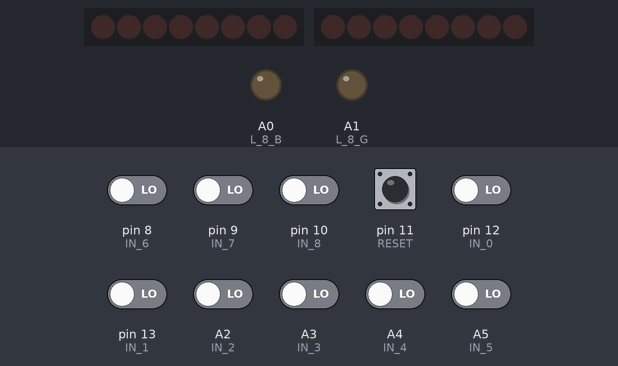
A sketch run on a simulated Arduino Uno, built with avr-gcc and run on an emulated ATmega328P. Shown: 2 × 8 shift-register outputs drawn as a row of LEDs (first output left, lit = HIGH), output pins drawn as LEDs (lit = HIGH). Wiring (inferred from the names in the program): 2 × shift register (74HC595): data pin 2, shift clock pin 4, latch pin 6 / data pin 5, shift clock pin 7, latch pin 3. Wiring (inferred from the signals the program sends): 2 × row of LEDs: on Q0, Q1, Q2, Q3, Q4, Q5, Q6, Q7 / on Q0, Q1, Q2, Q3, Q4, Q5, Q6, Q7. The inputs (shaded band) are chosen by the test bench; at power-on: A2 (IN_2), A3 (IN_3), A4 (IN_4), A5 (IN_5), pin 8 (IN_6), pin 9 (IN_7), pin 10 (IN_8), pin 11 (RESET), pin 12 (IN_0), pin 13 (IN_1) LOW. Random numbers use the default seed unless the sketch sets one; pins used as bus, display or sensor lines are not drawn.

Above: at 1.2 s.
1.3 s: pin 11 (RESET) pulled HIGH for 0.15 s
At 3.9 s:
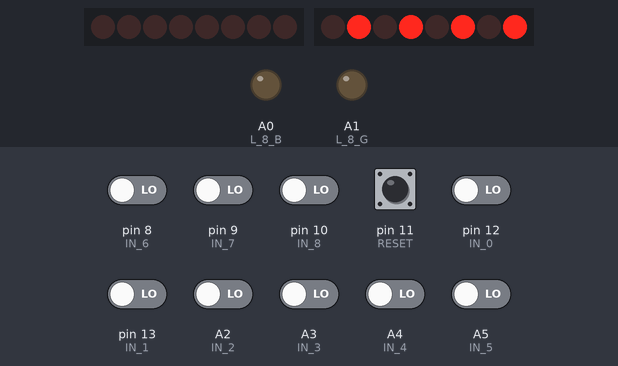
4.3 s: pin 8 (IN_6) driven HIGH
At 5.9 s:
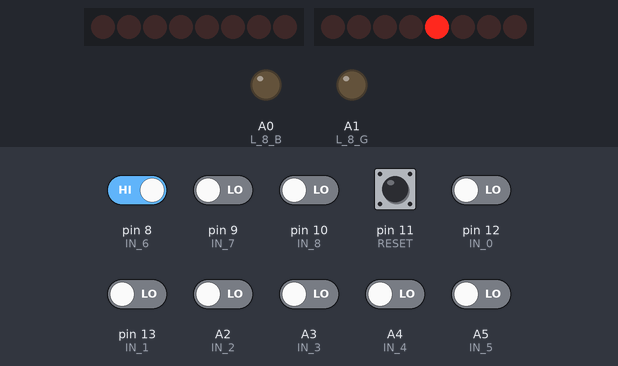
6.5 s: pin 9 (IN_7) driven HIGH
At 7.6 s:
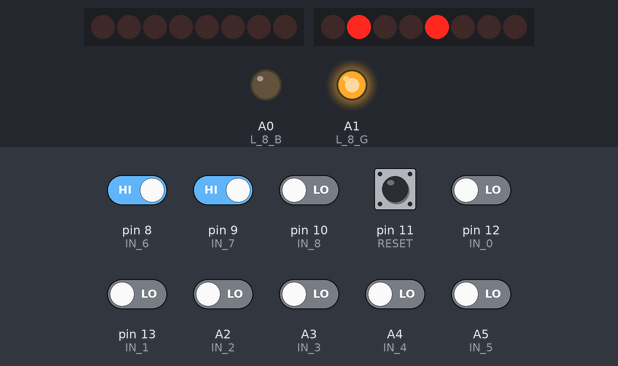
8.8 s: pin 12 (IN_0) driven HIGH
At 10.2 s:
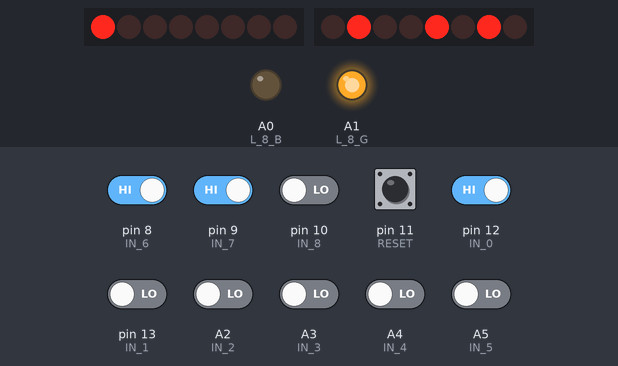
10.6 s: pin 13 (IN_1) driven HIGH
At 12.3 s:
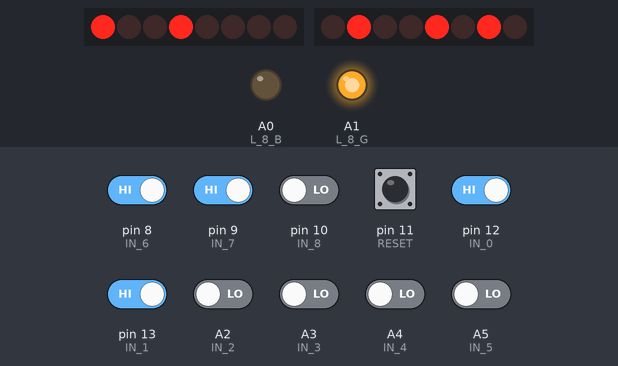
13.3 s: A3 (IN_3) driven HIGH
At 16.1 s:
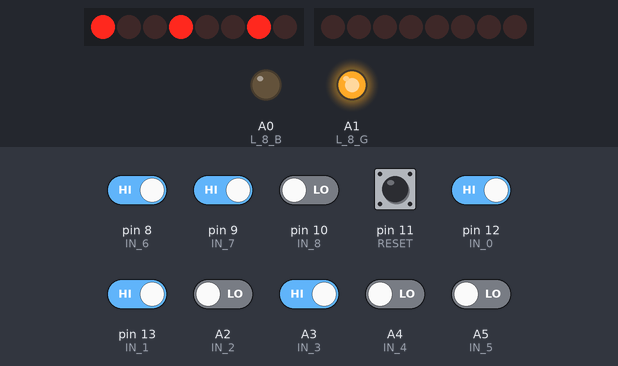
Timing chart, 0 to 17.3 s (numbered marks = the images above; inputs shaded):
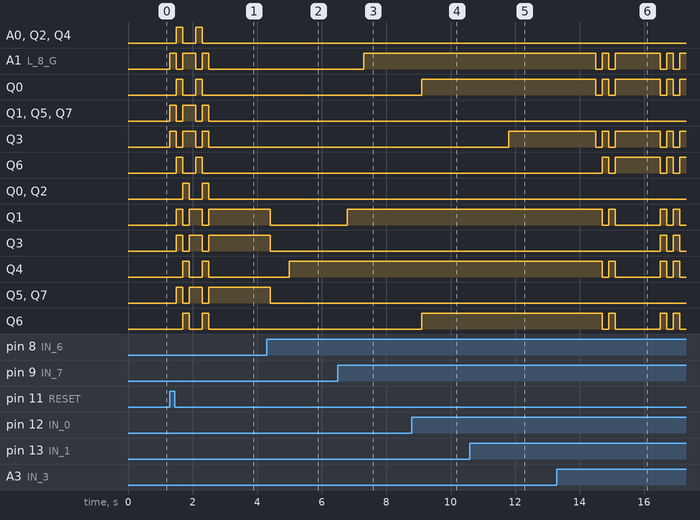

Measured:
- after the input at 1.3 s, A0 (L_8_B): alternates HIGH for 0.20 s and LOW for 0.40 s, 4 changes in all, then stays LOW, starting after 0.20 s; A1 (L_8_G): goes HIGH 0.20 s, LOW 0.20 s, HIGH 0.40 s, LOW 0.20 s, HIGH 0.20 s, then LOW, starting at once
- after the input at 4.3 s, Q1, Q3, Q5, Q7: HIGH → LOW after 0.10 s; Q4: LOW → HIGH after 0.70 s
- after the input at 6.5 s, A1 (L_8_G): LOW → HIGH after 0.80 s; Q1: LOW → HIGH after 0.30 s
- after the input at 8.8 s, Q0, Q6: LOW → HIGH after 0.31 s
- after the input at 10.6 s, Q3: LOW → HIGH after 1.2 s
- after the input at 13.3 s, A1 (L_8_G), Q0: HIGH → LOW after 1.2 s, → HIGH 0.20 s later, → LOW 0.20 s later, → HIGH 0.20 s later, … (8 changes in this stretch)

The sketch:

jogo_da_velha_arduino1.ino
```cpp
/*===Primeiro CI 74HC595===*/
#define CLK_1   4
#define	LATCH_1 3
#define DATA_1  2
/*=========================*/

/*===Segundo CI 74HC595===*/
#define CLK_2   7
#define	LATCH_2 6
#define DATA_2  5
/*=========================*/

/*==Último LED RGB==*/
#define L_8_B A0
#define L_8_G A1
/*==================*/

/*===Entrada dos botões===*/
#define IN_0  12
#define IN_1  13
#define IN_2  A2
#define IN_3  A3
#define IN_4  A4
#define IN_5  A5
#define IN_6   8
#define IN_7   9
#define IN_8  10
#define RESET 11
/*=========================*/


/*========Protótipo das funções========*/
byte rowColumnToValue(byte,byte);
bool ganhou_linha(byte,byte);
bool ganhou_coluna(byte,byte);
bool ganhou_dig_principal(byte);
bool ganhou_dig_secundaria(byte);
void reset_leds();
void piscar_reset();
void ligar_led(byte);
void verificar_ganhador();
void carregarLedsLigados();
void piscar(byte,byte,byte,byte);
void aux_piscar(byte,byte,byte,byte);
void valueToRowColumn(byte,byte*,byte*);
void atualizaPontuacoes();
/*=====================================*/


/*========Variáveis e constantes========*/
int valueIn;
bool player1;
bool ganhou;
byte value1=0, value2=0;
byte matriz[3][3] = {{0,0,0}, {0,0,0}, {0,0,0}};
const byte  blue[4] = {0b10000000, 0b00100000, 0b00001000, 0b00000010};
const byte green[4] = {0b01000000, 0b00010000, 0b00000100, 0b00000001};


int pontuacao_p1;
int pontuacao_p2;
/*======================================*/


void setup(){
  	player1 = true;
  	ganhou = false;

  	pontuacao_p1 = 0;
  	pontuacao_p2 = 0;


  	Serial.begin(9600);
	pinMode(IN_0,  INPUT);
  	pinMode(IN_1,  INPUT);
  	pinMode(IN_2,  INPUT);
  	pinMode(IN_3,  INPUT);
  	pinMode(IN_4,  INPUT);
  	pinMode(IN_5,  INPUT);
  	pinMode(IN_6,  INPUT);
  	pinMode(IN_7,  INPUT);
  	pinMode(IN_8,  INPUT);
  	pinMode(RESET, INPUT);
  	pinMode(L_8_B,   OUTPUT);
  	pinMode(L_8_G,   OUTPUT);
  	pinMode(CLK_1,   OUTPUT);
  	pinMode(CLK_2,   OUTPUT);
  	pinMode(LATCH_1, OUTPUT);
  	pinMode(LATCH_2, OUTPUT);
  	pinMode(DATA_1,  OUTPUT);
  	pinMode(DATA_2,  OUTPUT);
}

void loop(){
  	if((valueIn = digitalRead(RESET)) == HIGH){
  		reset_leds(); delay(500);
  	}
  	if((valueIn = digitalRead(IN_0)) == HIGH && !ganhou){
  		ligar_led(0); delay(500);
  	}
  	if((valueIn = digitalRead(IN_1)) == HIGH && !ganhou){
  		ligar_led(1); delay(500);
  	}
  	if((valueIn = digitalRead(IN_2)) == HIGH && !ganhou){
  		ligar_led(2); delay(500);
  	}
  	if((valueIn = digitalRead(IN_3)) == HIGH && !ganhou){
  		ligar_led(3); delay(500);
  	}
  	if((valueIn = digitalRead(IN_4)) == HIGH && !ganhou){
  		ligar_led(4); delay(500);
  	}
  	if((valueIn = digitalRead(IN_5)) == HIGH && !ganhou){
  		ligar_led(5); delay(500);
  	}
  	if((valueIn = digitalRead(IN_6)) == HIGH && !ganhou){
  		ligar_led(6); delay(500);
  	}
  	if((valueIn = digitalRead(IN_7)) == HIGH && !ganhou){
  		ligar_led(7); delay(500);
  	}
  	if((valueIn = digitalRead(IN_8)) == HIGH && !ganhou){
  		ligar_led(8); delay(500);
  	}
  	if(!player1){
      ligar_led( random(0, 3) + random(0, 3)*3 );
      delay(500);
    }
  	delay(100);
}

byte rowColumnToValue(byte linha, byte coluna){
	byte soma=0;
  	for(int i=0 ; i<3 ; i++)
      for(int j=0 ; j<3 ; j++)
      	if(i==linha && j==coluna) return soma;
      	else soma++;
}

void valueToRowColumn(byte value, byte* linha, byte* coluna){
  	switch(value){
  		case 0: *linha=0; *coluna=0; break;
      	case 1: *linha=0; *coluna=1; break;
      	case 2: *linha=0; *coluna=2; break;
      	case 3: *linha=1; *coluna=0; break;
      	case 4: *linha=1; *coluna=1; break;
      	case 5: *linha=1; *coluna=2; break;
      	case 6: *linha=2; *coluna=0; break;
      	case 7: *linha=2; *coluna=1; break;
      	case 8: *linha=2; *coluna=2; break;
  	}
}

void carregarLedsLigados(){
  	/* carrega os dados para o primeiro ci 74hc595 */
  	for(int j=0 ; j<3 ; j++){
      if(player1 && matriz[0][j] == 1)
      	value1 = value1 | blue[j];
      else if(!player1 && matriz[0][j] == 2)
        	value1 = value1 | green[j];
    }
     if(player1 && matriz[1][0] == 1)
      	value1 = value1 | blue[3];
     else if(!player1 && matriz[1][0] == 2)
       		value1 = value1 | green[3];
    /* ------------------------------------------- */
    /* carrega os dados para o segundo ci 74hc595  */
     for(int j=1 ; j<3 ; j++){
     	if(player1 && matriz[1][j] == 1)
          value2 = value2 | blue[j-1];
       	else if (!player1 && matriz[1][j] == 2)
          		value2 = value2 | green[j-1];
     }
  	 for(int j=0 ; j<2 ; j++){
     	if(player1 && matriz[2][j] == 1)
          value2 = value2 | blue[j+2];
       	else if (!player1 && matriz[2][j] == 2)
          		value2 = value2 | green[j+2];
     }
    /* ------------------------------------------- */
}

void ligar_led(byte led){
  	byte linha, coluna;
  	valueToRowColumn(led, &linha, &coluna);
  	if(matriz[linha][coluna] != 0) return;
  	if(player1) matriz[linha][coluna] = 1;
  	else matriz[linha][coluna] = 2;
  	if(led == 8){
      if(player1) analogWrite(L_8_B, 255);
      else analogWrite(L_8_G, 255);
	  goto EXIT;
  	}
  	carregarLedsLigados(); delay(100);
    shiftOut(DATA_1, CLK_1, LSBFIRST, value1);
  	digitalWrite(LATCH_1, LOW);
  	digitalWrite(LATCH_1, HIGH);
  	digitalWrite(LATCH_1, LOW);
	shiftOut(DATA_2, CLK_2, LSBFIRST, value2);
  	digitalWrite(LATCH_2, LOW);
  	digitalWrite(LATCH_2, HIGH);
  	digitalWrite(LATCH_2, LOW);
EXIT:
  	verificar_ganhador();
  	player1 = !player1;
}

void reset_leds(){
  	memset(matriz,0,9);
  	player1 = true;
  	ganhou = false;
  	value1 = 0b00000000;
  	value2 = 0b00000000;
  	piscar_reset(); piscar_reset();
    shiftOut(DATA_1, CLK_1, LSBFIRST, value1);
  	digitalWrite(LATCH_1, LOW);
  	digitalWrite(LATCH_1, HIGH);
  	digitalWrite(LATCH_1, LOW);
  	shiftOut(DATA_2, CLK_2, LSBFIRST, value2);
  	digitalWrite(LATCH_2, LOW);
  	digitalWrite(LATCH_2, HIGH);
  	digitalWrite(LATCH_2, LOW);
  	analogWrite(L_8_B, 0);
  	analogWrite(L_8_G, 0);
}

void piscar(byte ci1, byte ci2, byte blue, byte green){
  	aux_piscar(0b00000000, 0b00000000, 0, 0);
  	delay(200);
 	aux_piscar(ci1, ci2, blue, green);
  	delay(200);
  	aux_piscar(0b00000000, 0b00000000, 0, 0);
  	delay(200);
 	aux_piscar(ci1, ci2, blue, green);
  	delay(200);
}

void aux_piscar(byte ci1, byte ci2, byte blue, byte green){
	shiftOut(DATA_1, CLK_1, LSBFIRST, ci1);
    digitalWrite(LATCH_1, LOW);
  	digitalWrite(LATCH_1, HIGH);
  	digitalWrite(LATCH_1, LOW);
  	shiftOut(DATA_2, CLK_2, LSBFIRST, ci2);
  	digitalWrite(LATCH_2, LOW);
  	digitalWrite(LATCH_2, HIGH);
  	digitalWrite(LATCH_2, LOW);
  	analogWrite(L_8_B, blue);
  	analogWrite(L_8_G, green);
}

void piscar_reset(){
	aux_piscar(0b01010101, 0b01010101, 0, 255);
  	delay(200);
 	aux_piscar(0b10101010, 0b10101010, 255, 0);
  	delay(200);
  	aux_piscar(0b01010101, 0b01010101, 0, 255);
  	delay(200);
}

bool ganhou_linha(byte linha, byte player){
  	byte soma=0;
  	for(int i=0 ; i<3 ; i++)
    	if(matriz[linha][i] == player) soma++;
  	return (soma == 3);
}

bool ganhou_coluna(byte coluna, byte player){
  	byte soma=0;
  	for(int i=0 ; i<3 ; i++)
    	if(matriz[i][coluna] == player) soma++;
  	return (soma == 3);
}

bool ganhou_dig_principal(byte player){
  	byte soma=0;
	for(int i=0 ; i<3 ; i++)
      for(int j=0 ; j<3 ; j++)
      	if(i == j && matriz[i][j] == player) soma++;
    return (soma == 3);
}

bool ganhou_dig_secundaria(byte player){
  	byte soma=0;
	for(int i=0 ; i<3 ; i++)
      for(int j=0 ; j<3 ; j++)
      	if((i+j) == 2 && matriz[i][j] == player) soma++;
    return (soma == 3);
}

void verificar_ganhador() {
  	byte aux1, aux2;
  	byte led_8_b = matriz[2][2]==1? 255 : 0;
  	byte led_8_g = matriz[2][2]==2? 255 : 0;
  	if(ganhou_linha(0, 1)) {
      	ganhou = true;
      	aux1 = 0b00000011 & value1;
      	aux1 = aux1 | 0b10101000;
  		piscar(aux1, value2, led_8_b, led_8_g);
  	}
    if(ganhou_linha(0, 2)) {
      	ganhou = true;
      	aux1 = 0b00000011 & value1;
      	aux1 = aux1 | 0b01010100;
  		piscar(aux1, value2, led_8_b, led_8_g);
    }
  	if(ganhou_linha(1, 1)) {
      	ganhou = true;
      	aux1 = 0b11111100 & value1;
      	aux1 = aux1 | 0b00000010;
      	aux2 = 0b00001111 & value2;
      	aux2 = aux2 | 0b10100000;
  		piscar(aux1, aux2, led_8_b, led_8_g);
  	}
  	if(ganhou_linha(1, 2)) {
      	ganhou = true;
      	aux1 = 0b11111100 & value1;
      	aux2 = 0b00001111 & value2;
      	aux1 = aux1 | 0b00000001;
      	aux2 = aux2 | 0b01010000;
  		piscar(aux1, aux2, led_8_b, led_8_g);
  	}
  	if(ganhou_linha(2, 1)) {
      	ganhou = true;
      	aux1 = 0b11110000 & value2;
      	aux1 = aux1 | 0b00001010;
  		piscar(value1, value2, led_8_b, led_8_g);
  	}
  	if(ganhou_linha(2, 2)) {
      	ganhou = true;
      	aux1 = 0b11110000 & value2;
      	aux1 = aux1 | 0b00000101;
  		piscar(value1, value2, led_8_b, led_8_g);
  	}
  	if(ganhou_coluna(0, 1)){
      	ganhou = true;
      	aux1 = 0b00111100 & value1;
      	aux2 = 0b11110011 & value2;
      	aux1 = aux1 | 0b10000010;
      	aux2 = aux2 | 0b00001000;
      	piscar(aux1, aux2, led_8_b, led_8_g);
    }
  	if(ganhou_coluna(0, 2)){
      	ganhou = true;
      	aux1 = 0b00111100 & value1;
      	aux2 = 0b11110011 & value2;
      	aux1 = aux1 | 0b01000001;
      	aux2 = aux2 | 0b00000100;
      	piscar(aux1, aux2, led_8_b, led_8_g);
    }
  	if(ganhou_coluna(1, 1)){
      	ganhou = true;
      	aux1 = 0b11001111 & value1;
      	aux2 = 0b00111100 & value2;
      	aux1 = aux1 | 0b00100000;
      	aux2 = aux2 | 0b10000010;
      	piscar(aux1, aux2, led_8_b, led_8_g);
    }
  	if(ganhou_coluna(1, 2)){
      	ganhou = true;
      	aux1 = 0b11001111 & value1;
      	aux2 = 0b00111100 & value2;
      	aux1 = aux1 | 0b00010000;
      	aux2 = aux2 | 0b01000001;
      	piscar(aux1, aux2, led_8_b, led_8_g);
    }
  	if(ganhou_coluna(2, 1)){
      	ganhou = true;
      	aux1 = 0b11110011 & value1;
      	aux2 = 0b11001111 & value2;
      	aux1 = aux1 | 0b00001000;
      	aux2 = aux2 | 0b00100000;
      	piscar(aux1, aux2, led_8_b, led_8_g);
    }
  	if(ganhou_coluna(2, 2)){
      	ganhou = true;
      	aux1 = 0b11110011 & value1;
      	aux2 = 0b11001111 & value2;
      	aux1 = aux1 | 0b00000100;
      	aux2 = aux2 | 0b00010000;
      	piscar(aux1, aux2, led_8_b, led_8_g);
    }
  	if(ganhou_dig_principal(1)){
  		ganhou = true;
      	aux1 = 0b00111111 & value1;
      	aux2 = 0b00111111 & value2;
      	aux1 = aux1 | 0b10000000;
      	aux2 = aux2 | 0b10000000;
      	piscar(aux1, aux2, led_8_b, led_8_g);
  	}
  	if(ganhou_dig_principal(2)){
  		ganhou = true;
      	aux1 = 0b00111111 & value1;
      	aux2 = 0b00111111 & value2;
      	aux1 = aux1 | 0b01000000;
      	aux2 = aux2 | 0b01000000;
      	piscar(aux1, aux2, led_8_b, led_8_g);
  	}
  	if(ganhou_dig_secundaria(1)){
  		ganhou = true;
      	aux1 = 0b11110011 & value1;
      	aux2 = 0b00110011 & value2;
      	aux1 = aux1 | 0b00001000;
      	aux2 = aux2 | 0b10001000;
      	piscar(aux1, aux2, led_8_b, led_8_g);
    }
  	if(ganhou_dig_secundaria(2)){
  		ganhou = true;
      	aux1 = 0b11110011 & value1;
      	aux2 = 0b00110011 & value2;
      	aux1 = aux1 | 0b00000100;
      	aux2 = aux2 | 0b01000100;
      	piscar(aux1, aux2, led_8_b, led_8_g);
    }

    }
```
